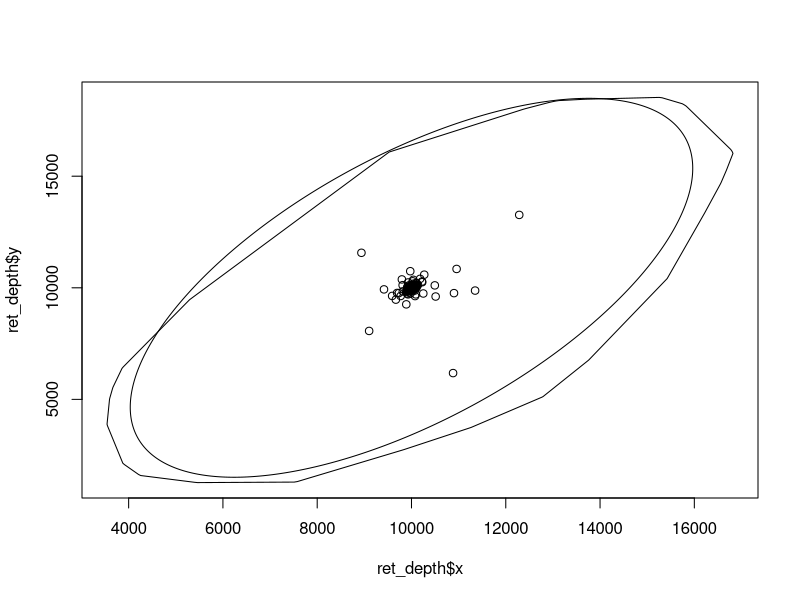

Write the R code that produced this figure.
library(mvtnorm)
library(tibble)
library(rlang)
library(robustbase)

get_ball_mesh <- function(d, m) {
  if (d == 2) {
    w <- seq(0, 2 * pi, length.out = m)
    cbind(cos(w), sin(w))
  } else if (d == 3) {
    inc <- seq(0, pi, length.out = m)
    azi <- seq(0, 2 * pi, length.out = m)
    cbind(sin(inc) * cos(azi), sin(inc) * sin(azi), cos(inc))
  } else {
    abort("Dimensions of data should be equal to two or three.")
  }
}

sqrtmat <- function(sigma) {
  eigenval <- eigen(sigma)$values
  if (any(eigenval <= 0) || any(sigma != t(sigma))) {
    abort("`sigma` must be a symmetric positive definite matrix.")
  }
  eigenvec <- eigen(sigma)$vectors
  eigenvec %*% diag(eigenval^0.5) %*% t(eigenvec)
}

depth_extreme_qregion <- function(data, p, k, m) {
  d <- ncol(data)
  n <- nrow(data)
  w <- get_ball_mesh(d, m)
  
  # Center the data
  center_est <- covMcd(data, alpha = 0.5)$center
  data <- sweep(data, 2, center_est, "-")
  
  radius <- apply(data, 1, norm, type = "2")
  radius_sort <- sort(radius, decreasing = FALSE)
  
  gamma_est <- mean((log(radius_sort[(n - k):n]) - log(radius_sort[n - k]))[-1])
  u_est <- radius_sort[n - k]
  nu_hat_unit_halfspace <- 1 / k * apply(w %*% t(data) >= u_est, 1, sum)
  hd_w_nu_hat_star <- sweep(pmax(w %*% t(w), 0)^(-1 / gamma_est), 2,
                            nu_hat_unit_halfspace, "*")
  hd_w_nu_hat_star <- apply(hd_w_nu_hat_star, 1, min, na.rm = TRUE)
  
  data_unit <- sweep(data, 1, radius, "/")
  x_approx_w <- apply(data_unit %*% t(w), 1, which.max)
  nu_s_hat <- 1 / k * sum(radius / u_est >= hd_w_nu_hat_star[x_approx_w]^gamma_est)
  
  r <- u_est * (k * nu_s_hat / (n * p))^gamma_est * hd_w_nu_hat_star^gamma_est
  coord <- sweep(r * w, 2, center_est, "+")
  if (d == 2) {
    tibble(x = coord[, 1], y = coord[, 2])
  }
  else if (d == 3) {
    tibble(x = coord[, 1], y = coord[, 2], z = coord[, 3])
  }
}

elliptical_extreme_qregion <- function(data, p, k, m) {
  d <- ncol(data)
  n <- nrow(data)
  w <- get_ball_mesh(d, m)
  est <- covMcd(data, alpha = 0.5)
  
  # Center data
  data <- sweep(data, 2, est$center, "-")
  
  # Approximate generating variate
  radius <- sqrt(mahalanobis(data, FALSE, est$cov, inverted = FALSE))
  radius_sort <- sort(radius, decreasing = FALSE)
  
  gamma_est <- mean((log(radius_sort[(n - k):n]) - log(radius_sort[n - k]))[-1])
  lambda <- sqrtmat((radius_sort[n - k] * (k / (n * p))^gamma_est)^2 * est$cov)
  
  coord <- sweep(w %*% t(lambda), 2, est$center, "+")
  if (d == 2) {
    tibble(x = coord[, 1], y = coord[, 2])
  }
  else if (d == 3) {
    tibble(x = coord[, 1], y = coord[, 2], z = coord[, 3])
  }
}

set.seed(123)
n <- 5000
k <- 400
m <- 1000
p <- 1 / 5000
mu <- c(10000, 10000)
sigma <- matrix(c(1, 0.9, 0.9, 2), byrow = TRUE, ncol = 2)
data <- rmvt(n, sigma, df = 1, delta = mu)

ret_depth <- depth_extreme_qregion(data, p, k, m)
ret_elliptical <- elliptical_extreme_qregion(data, p, k, m)

plot(ret_depth$x, ret_depth$y, type = "l")
points(ret_elliptical$x, ret_elliptical$y, type = "l")
points(data[, 1], data[, 2])
